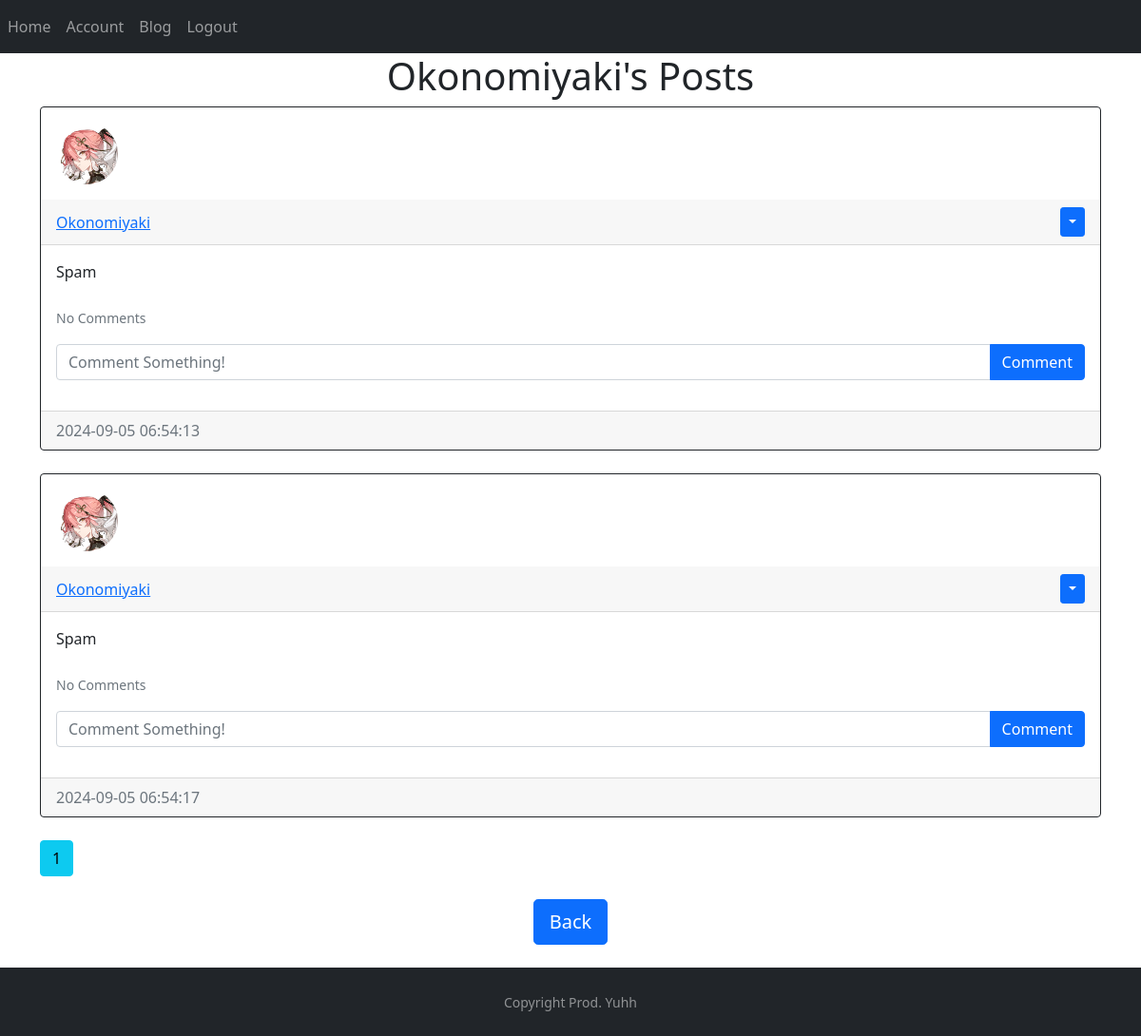
The page /posts/Okonomiyaki (signed in) on the database its author committed.
### website/models.py (models this page shows)
class User(db.Model, UserMixin):
    id = db.Column(db.Integer, primary_key=True)
    email = db.Column(db.String(150), unique=True)
    username = db.Column(db.String(150), unique=True)
    password = db.Column(db.String(150))
    image_file = db.Column(db.String(20), nullable=False, default='default.png')
    date_created = db.Column(db.DateTime(timezone=True), default=func.now())
    posts = db.relationship('Post', backref='user', passive_deletes=True)
    comments= db.relationship('Comment', backref='user', passive_deletes=True)

class Post(db.Model):
    id = db.Column(db.Integer, primary_key=True)
    text = db.Column(db.Text, nullable=False)
    date_created = db.Column(db.DateTime(timezone=True), default=func.now())
    author = db.Column(db.Integer, db.ForeignKey('user.id', ondelete="CASCADE"), nullable=False)
    comments= db.relationship('Comment', backref='post', passive_deletes=True)

### website/views.py (the view)
@views.route("/posts/<username>")
@login_required
def posts(username):
    user = User.query.filter_by(username=username).first()
    if not user:
        flash('No user with that username exists.', category="error")
        return redirect(url_for('views.home'))
    page = request.args.get('page', 1, type=int)
    posts = Post.query.filter_by(author=user.id).paginate(page=page, per_page=4)
    return render_template("posts.html", user=current_user, posts=posts, username=username)

### website/__init__.py (called while the page is built)
def create_app():
    app = Flask(__name__, static_folder='static')
    app.config['SECRET_KEY'] = "lNJrn@]@neV]O.h"
    app.config['SQLALCHEMY_DATABASE_URI'] = f'sqlite:///{DB_NAME}'
    db.init_app(app)
    from .views import views
    from .auth import auth
    app.register_blueprint(views, url_prefix="/")
    app.register_blueprint(auth, url_prefix="/")
    from .models import User, Post, Comment
    with app.app_context():
        db.create_all()
    login_manager = LoginManager()
    login_manager.login_view = "auth.login"
    login_manager.init_app(app)
    @login_manager.user_loader
    def load_user(id):
        return User.query.get(int(id))
    return app

### website/templates/posts.html
{% extends "posts_div.html" %} {% block title %} {{username}}'s Posts {% endblock %}
{% block header %} {{username}}'s Posts {% endblock %}
{% block footer %}
    <div align="center">
        <a href="/home"><button type="button" class="btn btn-primary btn-lg">Back</button></a>
    </div>
    <br />
{% endblock %}

### website/templates/posts_div.html (shortened to what this page needs)
{% extends "template.html" %} {% block title %}Home{% endblock %}
{% block content %}
<h1 align="center">{% block header %}Posts{% endblock %}</h1>
<div id="posts">
	{% for post in posts %}
	<div class="card border-dark">
    <img class="rounded-circle article-img" src="{{ url_for('static', filename='profile_pics/' + post.user.image_file) }}">
		<div class="card-header d-flex justify-content-between align-items-center">
			<a href="/posts/{{post.user.username}}">{{post.user.username}}</a>
				<div>
					{% if user.id == post.author %}
					<div class="btn-group">
						<button type="button" class="btn btn-sm btn-primary dropdown-toggle" data-bs-toggle="dropdown"></button>
					</div>
					{% endif %}
				</div>
      </div>
			<div class="card-body">
				<div class="card-text">{{post.text}}</div>
				<br />
        <p class="card-text">
          {% if post.comments|length > 0 %}
          <a data-bs-toggle="collapse" href="#comments-{{post.id}}" role="button">
            <small>View {{post.comments|length}} Comments</small>
          </a>
          {% else %}
          <small class="text-muted">No Comments</small>
          {% endif %}
        </p>
        <form
        class="input-group mb-3"
        method="POST"
        action="/create-comment/{{post.id}}"
        >
          <input
            type="text"
            id="text"
            name="text"
            class="form-control"
            placeholder="Comment Something!"
          />
          <button type="submit" class="btn btn-primary">Comment</button>
        </form>
			</div>
			<div class="card-footer text-muted">{{post.date_created}}</div>
	  </div>
	<br />
  {% endfor %}
</div>
  {% for page_num in posts.iter_pages(left_edge=1, right_edge=1, left_current=1, right_current=2) %}
    {% if page_num %}
      {% if posts.page == page_num %}
        <a class="btn btn-info mb-4" href="{{ url_for('views.blog', page=page_num)}}">{{ page_num }}</a>
      {% else %}
        <a class="btn btn-outline-info mb-4" href="{{ url_for('views.blog', page=page_num)}}">{{ page_num }}</a>
      {% endif %}
    {% endif %}
  {% endfor%}
{% block footer %}{% endblock %} {% endblock %}

### website/static/styles.css (style rules this page uses)
.article-img { height: 65px; width: 65px; margin: 16px; }

### rows shown on the page
User: username "Okonomiyaki"
Post: image_file (placeholder picture), user.username "Okonomiyaki", text "Spam", date_created "2024-09-05 06:54:13"
Post: image_file (placeholder picture), user.username "Okonomiyaki", text "Spam", date_created "2024-09-05 06:54:17"

### other values the page prints
{{ page_num }} "1"
